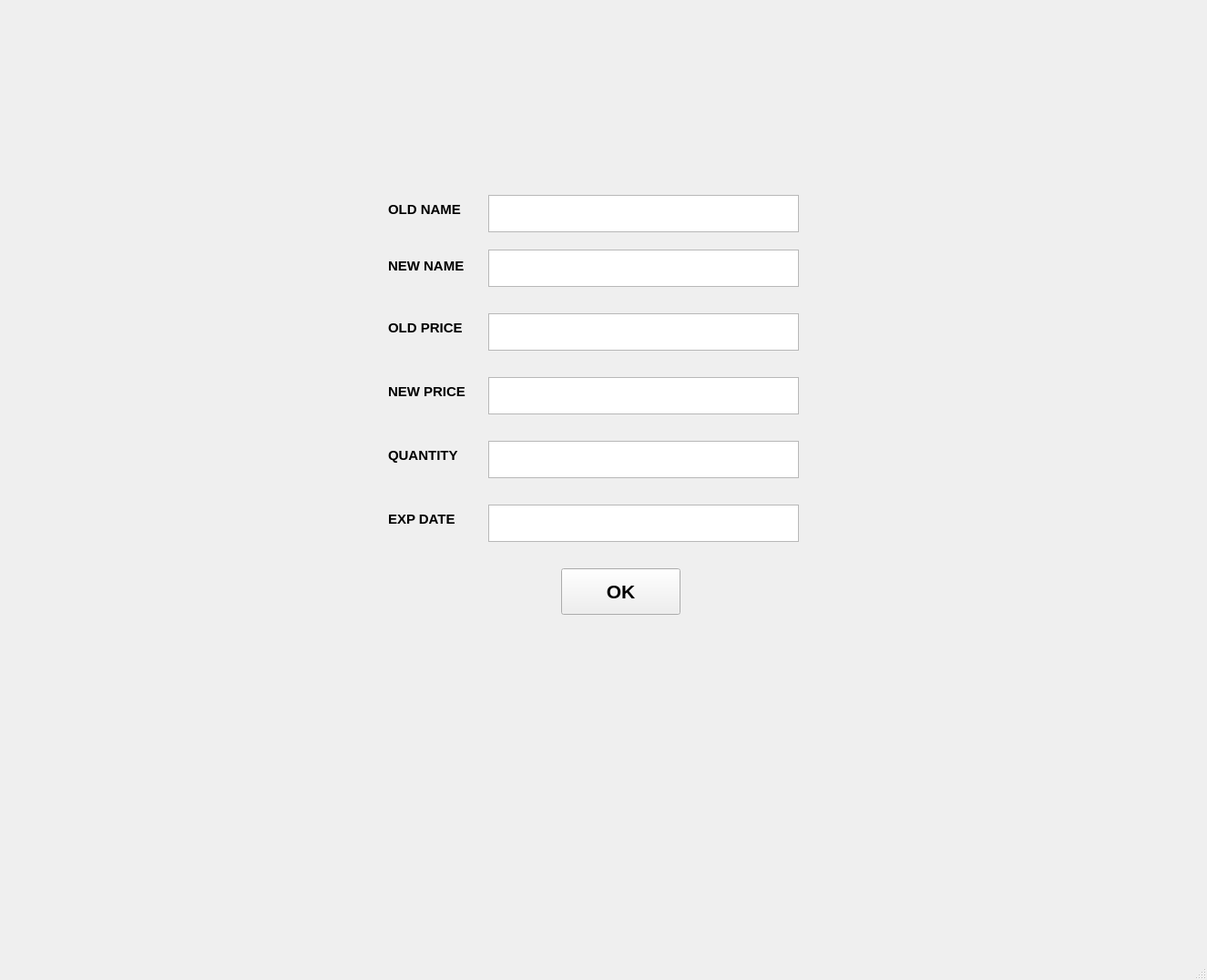
<?xml version="1.0" encoding="UTF-8"?>
<ui version="4.0">
 <class>obj1</class>
 <widget class="QMainWindow" name="obj1">
  <property name="geometry">
   <rect>
    <x>0</x>
    <y>0</y>
    <width>1325</width>
    <height>1076</height>
   </rect>
  </property>
  <property name="windowTitle">
   <string>MainWindow</string>
  </property>
  <property name="styleSheet">
   <string notr="true">border-image:url(:/newPrefix/PicsArt_1539323620956.jpg)</string>
  </property>
  <widget class="QWidget" name="centralwidget">
   <widget class="QLabel" name="label_8">
    <property name="geometry">
     <rect>
      <x>426</x>
      <y>276</y>
      <width>91</width>
      <height>31</height>
     </rect>
    </property>
    <property name="font">
     <font>
      <pointsize>11</pointsize>
      <weight>75</weight>
      <bold>true</bold>
     </font>
    </property>
    <property name="styleSheet">
     <string notr="true">border-image:url(:/newPrefix/PicsArt_1539249712352.jpg)</string>
    </property>
    <property name="text">
     <string>NEW NAME</string>
    </property>
   </widget>
   <widget class="QLabel" name="label_9">
    <property name="geometry">
     <rect>
      <x>426</x>
      <y>344</y>
      <width>91</width>
      <height>31</height>
     </rect>
    </property>
    <property name="font">
     <font>
      <pointsize>11</pointsize>
      <weight>75</weight>
      <bold>true</bold>
     </font>
    </property>
    <property name="styleSheet">
     <string notr="true">border-image:url(:/newPrefix/PicsArt_1539249712352.jpg)</string>
    </property>
    <property name="text">
     <string>OLD PRICE</string>
    </property>
   </widget>
   <widget class="QLabel" name="label_10">
    <property name="geometry">
     <rect>
      <x>426</x>
      <y>484</y>
      <width>91</width>
      <height>31</height>
     </rect>
    </property>
    <property name="font">
     <font>
      <pointsize>11</pointsize>
      <weight>75</weight>
      <bold>true</bold>
     </font>
    </property>
    <property name="styleSheet">
     <string notr="true">border-image:url(:/newPrefix/PicsArt_1539249712352.jpg)</string>
    </property>
    <property name="text">
     <string>QUANTITY</string>
    </property>
   </widget>
   <widget class="QPushButton" name="btn_ok">
    <property name="geometry">
     <rect>
      <x>616</x>
      <y>624</y>
      <width>131</width>
      <height>51</height>
     </rect>
    </property>
    <property name="font">
     <font>
      <pointsize>16</pointsize>
      <weight>75</weight>
      <bold>true</bold>
     </font>
    </property>
    <property name="styleSheet">
     <string notr="true">border-image:url(:/newPrefix/PicsArt_1539249712352.jpg)</string>
    </property>
    <property name="text">
     <string>OK</string>
    </property>
   </widget>
   <widget class="QLabel" name="label_11">
    <property name="geometry">
     <rect>
      <x>426</x>
      <y>214</y>
      <width>91</width>
      <height>31</height>
     </rect>
    </property>
    <property name="font">
     <font>
      <pointsize>11</pointsize>
      <weight>75</weight>
      <bold>true</bold>
     </font>
    </property>
    <property name="styleSheet">
     <string notr="true">border-image:url(:/newPrefix/PicsArt_1539249712352.jpg)</string>
    </property>
    <property name="text">
     <string>OLD NAME</string>
    </property>
   </widget>
   <widget class="QTextEdit" name="textEdit_7">
    <property name="geometry">
     <rect>
      <x>536</x>
      <y>214</y>
      <width>341</width>
      <height>41</height>
     </rect>
    </property>
    <property name="styleSheet">
     <string notr="true">border-image:url(:/newPrefix/a2.jpg)</string>
    </property>
   </widget>
   <widget class="QTextEdit" name="textEdit_8">
    <property name="geometry">
     <rect>
      <x>536</x>
      <y>274</y>
      <width>341</width>
      <height>41</height>
     </rect>
    </property>
    <property name="styleSheet">
     <string notr="true">border-image:url(:/newPrefix/a2.jpg)</string>
    </property>
   </widget>
   <widget class="QTextEdit" name="textEdit_9">
    <property name="geometry">
     <rect>
      <x>536</x>
      <y>484</y>
      <width>341</width>
      <height>41</height>
     </rect>
    </property>
    <property name="styleSheet">
     <string notr="true">border-image:url(:/newPrefix/a2.jpg)</string>
    </property>
   </widget>
   <widget class="QTextEdit" name="textEdit_10">
    <property name="geometry">
     <rect>
      <x>536</x>
      <y>554</y>
      <width>341</width>
      <height>41</height>
     </rect>
    </property>
    <property name="styleSheet">
     <string notr="true">border-image:url(:/newPrefix/a2.jpg)</string>
    </property>
   </widget>
   <widget class="QLabel" name="label_12">
    <property name="geometry">
     <rect>
      <x>426</x>
      <y>414</y>
      <width>91</width>
      <height>31</height>
     </rect>
    </property>
    <property name="font">
     <font>
      <pointsize>11</pointsize>
      <weight>75</weight>
      <bold>true</bold>
     </font>
    </property>
    <property name="styleSheet">
     <string notr="true">border-image:url(:/newPrefix/PicsArt_1539249712352.jpg)</string>
    </property>
    <property name="text">
     <string>NEW PRICE</string>
    </property>
   </widget>
   <widget class="QTextEdit" name="textEdit_11">
    <property name="geometry">
     <rect>
      <x>536</x>
      <y>414</y>
      <width>341</width>
      <height>41</height>
     </rect>
    </property>
    <property name="styleSheet">
     <string notr="true">border-image:url(:/newPrefix/a2.jpg)</string>
    </property>
   </widget>
   <widget class="QLabel" name="label_13">
    <property name="geometry">
     <rect>
      <x>426</x>
      <y>554</y>
      <width>81</width>
      <height>31</height>
     </rect>
    </property>
    <property name="font">
     <font>
      <pointsize>11</pointsize>
      <weight>75</weight>
      <bold>true</bold>
     </font>
    </property>
    <property name="styleSheet">
     <string notr="true">border-image:url(:/newPrefix/PicsArt_1539249712352.jpg)</string>
    </property>
    <property name="text">
     <string>EXP DATE</string>
    </property>
   </widget>
   <widget class="QTextEdit" name="textEdit_12">
    <property name="geometry">
     <rect>
      <x>536</x>
      <y>344</y>
      <width>341</width>
      <height>41</height>
     </rect>
    </property>
    <property name="styleSheet">
     <string notr="true">border-image:url(:/newPrefix/a2.jpg)</string>
    </property>
   </widget>
  </widget>
  <widget class="QMenuBar" name="menubar">
   <property name="geometry">
    <rect>
     <x>0</x>
     <y>0</y>
     <width>1325</width>
     <height>21</height>
    </rect>
   </property>
  </widget>
  <widget class="QStatusBar" name="statusbar"/>
 </widget>
 <resources>
  <include location="m4.qrc"/>
 </resources>
 <connections/>
</ui>
